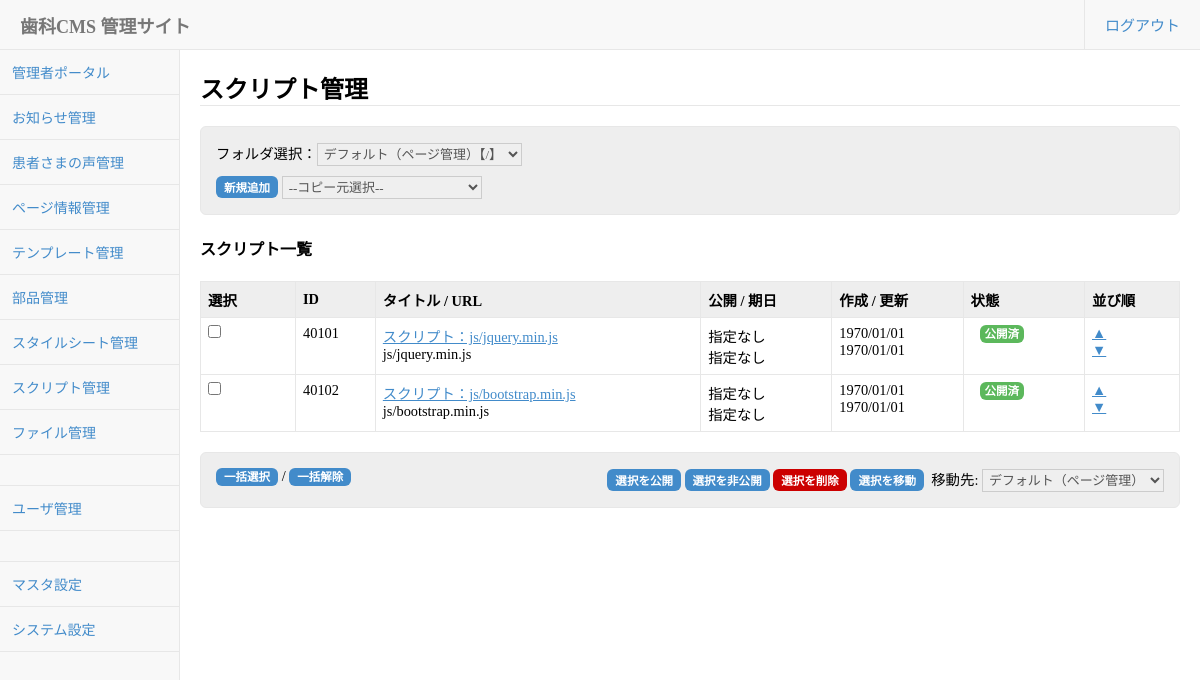
Screenshot of /webadmin/script_manager.php (signed in) with the database file from the repository.
### tables this page shows
CREATE TABLE `content` (
  `content_id` bigint(20) NOT NULL,
  `created` bigint(20) DEFAULT NULL,
  `updated` bigint(20) DEFAULT NULL,
  `published` bigint(20) DEFAULT NULL,
  `unpublished` bigint(20) DEFAULT NULL,
  `schedule_publish` bigint(20) DEFAULT NULL,
  `schedule_unpublish` bigint(20) DEFAULT NULL,
  `created_by` bigint(20) DEFAULT NULL,
  `updated_by` bigint(20) DEFAULT NULL,
  `published_by` bigint(20) DEFAULT NULL,
  `unpublished_by` bigint(20) DEFAULT NULL,
  `sheduled_by` bigint(20) DEFAULT NULL,
  `revision` int(11) DEFAULT NULL,
  `folder_id` bigint(20) DEFAULT NULL,
  `contentclass` varchar(20) DEFAULT NULL,
  `elementtype_id` bigint(20) DEFAULT NULL,
  `contenttype_id` bigint(20) DEFAULT NULL,
  `title` varchar(511) DEFAULT NULL,
  `url` varchar(255) DEFAULT NULL,
  `content` longtext,
  `comment` text,
  `keywords` text,
  `description` text,
  `author` text,
  `template_id` bigint(20) DEFAULT NULL,
  `media` varchar(255) DEFAULT NULL,
  `editmode` tinyint(1) NOT NULL DEFAULT '0',
  `doctype` varchar(255) DEFAULT NULL,
  `html_attr` text,
  `head_attr` text,
  `head_code` text,
  `body_attr` text,
  `title_prefix` varchar(255) NOT NULL,
  `title_suffix` varchar(255) NOT NULL,
  `stylesheet_index` text NOT NULL,
  `script_index` text NOT NULL,
  `addinfo_index` text NOT NULL,
  `element_index` text NOT NULL,
  `checkout_user_id` bigint(20) DEFAULT NULL,
  `sort_no` bigint(20) NOT NULL DEFAULT '0',
  `workflowstate_id` bigint(20) DEFAULT NULL,
  `static_mode` tinyint(1) NOT NULL DEFAULT '0',
  `php_mode` tinyint(1) NOT NULL DEFAULT '0',
  `schedule_type` tinyint(4) NOT NULL DEFAULT '0',
  `schedule_time` bigint(20) DEFAULT NULL,
  `archive_type` tinyint(4) NOT NULL DEFAULT '0',
  `archive_time` bigint(20) DEFAULT NULL,
  `device` varchar(255) NOT NULL,
  `device_index` varchar(255) NOT NULL,
  `active_flg` tinyint(1) NOT NULL DEFAULT '0'
);

### webadmin/Config/DynamicConfig.php (called while the page is built, shortened)
<?php
class DynamicConfig
{
	static function get($configname){
		if(defined("Config::".$configname)){
			return constant("Config::".$configname);
		}elseif(defined("ConfigCache::".$configname)){
			return constant("ConfigCache::".$configname);
		}else{
			$configname = strtolower($configname);
			$db = new DB();
			$sql = "SELECT value FROM config WHERE configname = ?";
			$result = $db->query($sql,array($configname),DB::FETCH);
			return $result["value"];
		}
	}
}

### webadmin/Framework/DataAccessBase.php (called while the page is built, shortened)
<?php
abstract class DataAccessBase
{
	var $tablename;
	var $db;
	protected function  __construct()
	{
		global $db_connection;
		$this->db = $db_connection;
	}
	protected function setTableName($tablename)
	{
		$this->tablename = $tablename;
	}
	public function getListByParameters($key_value = array(),$order = "",$start = 0,$num = 0)
	{
		global $debug_mode;
		try{
			$sql = "SELECT * FROM `".$this->tablename."`";
			$where_set = self::make_where($key_value);
			$sql .= $where_set['sql'];
			$param = $where_set['param'];
			$sql .= self::make_order($order);
			$stmt = $this->db->prepare($sql);
			$stmt->execute($param);
			$result = $stmt->fetchAll(PDO::FETCH_ASSOC);
			return $result;
		}catch(PDOException $e){
			$real_sql = $this->makeRealSql($sql, $param);
			Logger::error("SQLエラー テーブル：".$this->tablename."のSELECTに失敗しました。".$real_sql);
			if($debug_mode){
				throw new Exception($e->getMessage().$real_sql);
			}else{
				throw new Exception($e->getMessage());
			}
			return null;
		}
	}
	protected static function make_where($key_value){
		$counter = 0;
		$param_arr = array();
		$sql = "";
		if($key_value != null || $key_value != ""){
			foreach($key_value as $key => $value){
				if($counter != 0){
					$sql .= " AND ";
				}else{
					$sql .= " WHERE ";
				}
				if(is_numeric($key)){
					$where_key = $value[0];
					$where_value = $value[1];
					$where_like = isset($value[2]) ? $value[2] : "=";
					if(!is_array($value[1])){
						if($where_value === null){
							if($where_like == "="){
								$sql .= "`".$where_key."` IS NULL";
							}else{
								$sql .= "`".$where_key."` ".$where_like." ?";
								array_push($param_arr,$where_value);
							}
						}else{
							$sql .= "`".$where_key."` ".$where_like." ?";
							array_push($param_arr,$where_value);
						}
					}else{
						$sql .= "`".$where_key."` IN (";
						for($i=0;$i<count($value[1]);$i++){
							if($i != 0){ $sql .= ","; }
							$sql .= "?";
							array_push($param_arr,$value[1][$i]);
						}
						$sql .= ")";
					}
				}else{
					if(!is_array($value)){
						if($value === null){
							$sql .= "`".$key."` IS NULL";
						}else{
							$sql .= "`".$key."` = ?";
							array_push($param_arr,$value);
						}
					}
				}
				$counter++;
			}
		}
		$return['sql'] = $sql;
		$return['param'] = $param_arr;
		return $return;
	}
	protected static function make_order($order,$sort = "ASC"){
		$sql = "";
		if($order != "" && $order != null){
			if(is_array($order)){
				$sql .= " ORDER BY ";
				$order_counter = 0;
				foreach($order as $order_key => $order_value){
					$sql .= "`".$order_key."` ".$order_value." ";
				}
			}else{
				$sql .= " ORDER BY `".$order."` ".$sort;
			}
			return $sql;
		}
		return $sql;
	}
	public function query($sql,$param = array(),$fetch_option = 2){
		global $debug_mode;
		$result = false;
		try{
			$stmt = $this->db->prepare($sql);
			if($param == array()){
				$stmt->execute();
			}else{
				$stmt->execute($param);
			}
			if($fetch_option == DataAccessBase::FETCH_ALL){
				$result = $stmt->fetchAll(PDO::FETCH_ASSOC);
			}else if($fetch_option == DataAccessBase::FETCH) {
				$result = $stmt->fetch(PDO::FETCH_ASSOC);
			}else{
				$result = false;
			}
		}catch(PDOException $e){
			$real_sql = $this->makeRealSql($sql, $param);
			Logger::error("SQLエラー テーブル：".$this->tablename."へのクエリに失敗しました。".$real_sql);
			if($debug_mode){
				throw new Exception($e->getMessage().$real_sql);
			}else{
				throw new Exception($e->getMessage());
			}
			return false;
		}
		return $result;
	}
	private static function makeRealSql($sql,$param){
		$sql = str_replace("?","'%s'",$sql);
		$sql = vsprintf($sql,$param);
		return $sql;
	}
	private function setQueryLog($type,$sql,$param){
		$query_log = array("type" => $type,"sql" => $sql,"param" => $param,"check_sql" => self::makeRealSql($sql, $param));
	}
}
?>

### webadmin/ApplicationCommon/Session.php (called while the page is built, shortened)
<?php
class Session extends SessionBase
{
	static function get(){
		if(!isset(self::$instance)){
			self::$instance = new Session();
		}else{
		}
		return self::$instance;
	}
	protected function setConfig(){
		$this->session_cookie_lifetime = Config::SESSION_COOKIE_LIFETIME;
		$this->session_access_identcode_name = Config::SESSION_ACCESS_IDENTCODE;
	}
}

### webadmin/DataAccess/Content.php (called while the page is built, shortened)
<?php
require_once(dirname(__FILE__).'/../Framework/DataAccessBase.php');
class Content extends DataAccessBase
{
	function getContentManagementListByParameters($parameters){
		$sql = "SELECT cont.*,count(sche.content_schedule_id) as sche_cnt,pub.content_id as content_public_id,pub.updated as content_public_updated,domain.domain,domain.base_dir_path,workflow.workflowstate_name FROM content cont ";
		$sql.= "LEFT JOIN content_public pub ";
		$sql.= 		"ON  cont.content_id = pub.content_id ";
		$sql.= "LEFT JOIN content_schedule sche ";
		$sql.= 		"ON  cont.content_id = sche.content_id ";
		$sql.= "INNER JOIN folder ";
		$sql.= 		"ON  cont.folder_id = folder.folder_id ";
		$sql.= "INNER JOIN domain ";
		$sql.= 		"ON  folder.domain_id = domain.domain_id ";
		$sql.= "LEFT JOIN workflowstate workflow ON cont.workflowstate_id = workflow.workflowstate_id ";
		$sql.= 		"AND workflow.active_flg = '1' ";
		$sql.= "WHERE cont.contentclass = ? " ;
		$params[] = $parameters["contentclass"];
		if(isset($parameters["folder_id"])){
			$sql.= "AND cont.folder_id = ? " ;
			$params[] = $parameters["folder_id"];
		}
		$sql.= "GROUP BY cont.content_id ";
		$sql.= "ORDER BY cont.sort_no ASC " ;
		$result = $this->query($sql,$params);
		return $result;
	}
}

### webadmin/ApplicationCommon/Util.php (called while the page is built, shortened)
<?php
class Util extends UtilBase
{
	static function IsNullOrEmpty($param)
	{
		if($param == null || $param == "" || $param == array())
		{
			return true;
		}
		return false;
	}
}
?>

### webadmin/script_manager.php (the view, shortened to what this page needs)
<?php
require_once(dirname(__FILE__).'/CMSCommon/include.php');
require_once(dirname(__FILE__).'/DataAccess/Content.php');
$self = basename(__FILE__);
$session = Session::get();
$session->loginCheckAndRedirect("login.php",array("admin_flg" => 1));
$ope_auth_publish = $session->user["ope_auth_script_publish"];
$ope_auth_edit = $session->user["ope_auth_script_edit"];
$ope_auth_delete = $session->user["ope_auth_script_delete"];
$Content = new Content(Content::TABLE_MANAGEMENT);
$folder_id = isset($_REQUEST["folder_id"]) ? $_REQUEST["folder_id"] : 1;
$where = array();
$where["contentclass"] = "script";
$where["folder_id"] = $folder_id;
$contentList = $Content->getContentManagementListByParameters($where);
?>
<div class="search">
<?php if(Config::get("folder_use_flg") == "on"): ?>
	<?php
	$Folder = new Folder();
	$where = array();
	$where["active_flg"] = 1;
	$where["list_display_flg"] = 1;
	$order = array();
	$order["sort_no"] = "asc";
	$folderList = $Folder->getListByParameters($where,$order);
	?>
	<form id="folder_values" action="">
	フォルダ選択：<select name="folder_id" onchange="changeFolder();" style="padding:2px;">
	<?php
	$code_display = Config::get("folder_code_display_flg");
	for($i=0;$i<count($folderList);$i++){
		if($folderList[$i]["folder_id"] == $folder_id){ $selected = "selected"; }else{ $selected = ""; }
		if($code_display == "on" && $folderList[$i]["folder_code"] != ""){ $code = "【".$folderList[$i]["folder_code"]."】"; }else{ $code = ""; }
		echo '<option value="'.$folderList[$i]["folder_id"].'" '.$selected.'>'.$folderList[$i]["folder_name"].$code."</option>";
	}
	?>
	</select>
	</form>
<?php endif; ?>
<?php if($session->user["admintype"] == SPConst::ADMINTYPE_SUPERVISOR || $session->user["ope_auth_script_add"]): ?>
	<form action = "" id="control_values" style="margin-top: 10px;">
	<input class="btn btn_small" type="button" value="新規追加" id="action_new" />
	<?php if(Config::get("content_new_mode") != "" && Config::get("content_new_mode") != "normal"): ?>
		<select name="copy_content_id" style="padding:2px;">
		<?php if(Config::get("content_new_mode") == "multi"): ?>
			<option value="">--コピー元選択--</option>
		<?php endif; ?>
		</select>
	<?php endif; ?>
	</form>
<?php endif; ?>
</div>
<h4>スクリプト一覧</h4>
<form action = "" id="content_values" style="margin-top: 10px;">
<table class="list">
<tr>
	<th class="w80">選択</th>
	<th>ID</th>
	<th>タイトル / URL</th>
	<th>公開 / 期日</th>
	<th>作成 / 更新</th>
	<th>状態</th>
	<th class="w80">並び順</th>
</tr>
<?php
for($i=0;$i < count($contentList);$i++){
	echo '<tr>'."\n";
	echo '<td><input type="checkbox" name="content_id[]" class="list_checkbox" value="'.$contentList[$i]["content_id"].'" ></td>'."\n";
	echo '<td>'.$contentList[$i]["content_id"].'</td>'."\n";
	echo '<td><a href="content_edit.php?contentclass='.$contentList[$i]["contentclass"].'&mode=edit&content_id='.$contentList[$i]["content_id"].'&folder_id=1&close_url='.$self.'">'.htmlspecialchars($contentList[$i]["title"]).'</a><br>'."\n";
	echo $contentList[$i]["url"]."\n";
	echo '</td>'."\n";
	if(Util::IsNullOrEmpty($contentList[$i]["schedule_publish"])){
		echo '<td>指定なし<br>'."\n";
	}else{
		echo '<td>'.date("Y/m/d",$contentList[$i]["schedule_publish"]).'<br>'."\n";
	}
	if(Util::IsNullOrEmpty($contentList[$i]["schedule_unpublish"])){
		echo '指定なし</td>'."\n";
	}else{
		echo date("Y/m/d",$contentList[$i]["schedule_unpublish"]).'</td>'."\n";
	}
	echo '<td>'.date("Y/m/d",$contentList[$i]["created"]).'<br>'."\n";
	echo date("Y/m/d",$contentList[$i]["updated"]).'</td>'."\n";
	echo '<td>'.ContentCommon::getContentStatusHTML($contentList[$i])."</td>\n";
	echo '<td>';
	echo '<a href="'.$self.'?content_id='.$contentList[$i]["content_id"].'&action=sort&sort=up">▲</a>';
	echo '<br>';
	echo '<a href="'.$self.'?content_id='.$contentList[$i]["content_id"].'&action=sort&sort=down">▼</a>';
	echo '</td>';
	echo '</tr>'."\n";
}
?>
</table>
<div class="search">
<div class="content_left">
<a class="btn btn_small" href="#" onclick="list_check_all('list_checkbox'); return false;">一括選択</a> / <a class="btn btn_small" href="#" onclick="list_clear_all('list_checkbox'); return false;">一括解除</a>
</div>
<div class="content_right">
<?php if(!$ope_auth_publish){ $disabled = "disabled"; }else{ $disabled = "";}?>
<input class="btn btn_small" type="button" value="選択を公開" onclick="action_publish_multiple('content_values'); return false;" <?php echo $disabled; ?>>
<?php if(!$ope_auth_publish){ $disabled = "disabled"; }else{ $disabled = "";}?>
<input class="btn btn_small" type="button" value="選択を非公開" onclick="action_unpublish_multiple('content_values'); return false;" <?php echo $disabled; ?>>
<?php if(!$ope_auth_delete){ $disabled = "disabled"; }else{ $disabled = "";}?>
<input class="btn red btn_small" type="button" value="選択を削除" onclick="action_delete_multiple('content_values'); return false;" <?php echo $disabled; ?>>
<?php if(Config::get("folder_use_flg") == "on"): ?>
	<?php if(!$ope_auth_edit){ $disabled = "disabled"; }else{ $disabled = "";}?>
	<input class="btn btn_small" type="button" value="選択を移動" onclick="action_move_multiple('content_values'); return false;" <?php echo $disabled; ?>>
	&nbsp;移動先:
	<select name="folder_id" style="padding:2px;">
	<?php
	for($i=0;$i<count($folderList);$i++){
		if($folderList[$i]["folder_id"] == $folder_id){ $selected = "selected"; }else{ $selected = ""; }
		echo '<option value="'.$folderList[$i]["folder_id"].'" '.$selected.'>'.$folderList[$i]["folder_name"]."</option>";
	}
	?>
	</select>
<?php endif; ?>
</form>
</div>
</div>

### webadmin/CMSCommon/ContentCommon.php (shortened to what this page needs)
<?php
require_once(dirname(__FILE__).'/../ApplicationCommon/Util.php');
require_once(dirname(__FILE__).'/../DataAccess/Content.php');
class ContentCommon{
	static function getContentStatusHTML($contentData){
		$str = "";
		if($contentData["content_public_id"] != NULL){
			if($contentData["content_public_updated"] == $contentData["updated"]){
				if($contentData["schedule_publish"] != null && $contentData["schedule_publish"] > time()){
					$str.= '<span class="mark info">公開予定</span>';
				}else if($contentData["schedule_unpublish"] != null && $contentData["schedule_unpublish"] < time()){
					$str.= '<span class="mark red">公開終了</span>';
				}else{
					$str.= '<span class="mark green">公開済</span>';
				}
			}else{
				$str.= '<span class="mark orange">編集中</span>';
			}
		}else{
			$str.= '<span class="mark red">非公開</span>';
		}
		return $str;
	}
}

### rows the page displays
content: content_id "40101", title "スクリプト：js/jquery.min.js", url "js/jquery.min.js", shows "指定なし", created "1970/01/01", updated "1970/01/01", shows "公開済"
content: content_id "40102", title "スクリプト：js/bootstrap.min.js", url "js/bootstrap.min.js", shows "指定なし", created "1970/01/01", updated "1970/01/01", shows "公開済"

### other values shown
$this->title "スクリプト管理"
Config::get("addon_module".$i."_name") "お知らせ管理"
Config::get("addon_module".$i."_name") "患者さまの声管理"
form field folder_id "デフォルト（ページ管理）【/】"
form field folder_id "デフォルト（ページ管理）"
